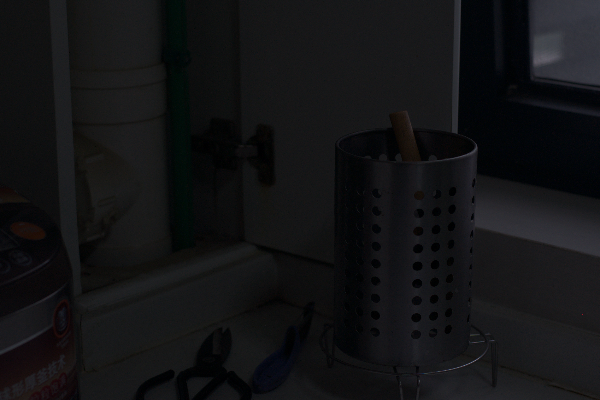
#> input picture images/111.png, 600 x 400 px
$ python gamma_corr.py --img_path images/111.png
#> lines starting #> are read from the running program, lines starting #| are printed output that depends on the picture
import cv2
import numpy as np
import os
import argparse
import sys

def gamma_correct(img_path, gamma=0.6):
    """
    inputs -
        img_path - path to source image
        gamma - factor for gamma transform
    outputs -
        img - gamma_corrected image
    """
#> called with img_path = 'images/111.png', gamma = 0.6
    img = cv2.imread(img_path)
#> img is the input picture: shape (400, 600, 3); mean B, G, R 20.7, 19.2, 18.9
    img_hsv = cv2.cvtColor(img, cv2.COLOR_BGR2HSV)
#> img_hsv: shape (400, 600, 3); mean H, S, V 95.5, 61.4, 21.6
    values = img_hsv[:,:,2]

    K=np.power(255, gamma)
    # pixel_i = pixel_i^gamma, normalized by the value of the highest pixel
    values = np.power(values, gamma)/K
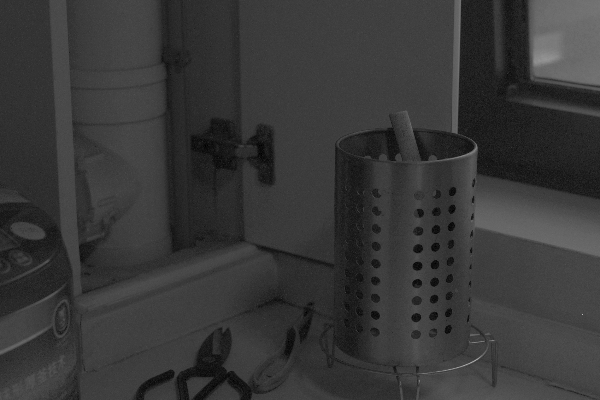
#> values: shape (400, 600) float64; min 0, max 0.736, mean 0.22
    # normalize for display
    values = values*255
    img_hsv[:,:,2]=values
#> img_hsv: shape (400, 600, 3); mean H, S, V 95.5, 61.4, 55.7
    img = cv2.cvtColor(img_hsv, cv2.COLOR_HSV2BGR)
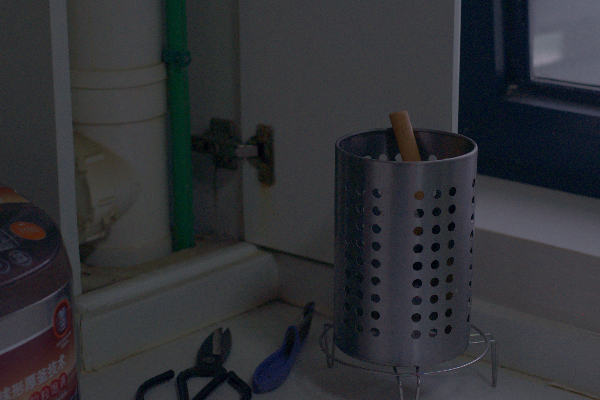
#> img: shape (400, 600, 3); mean B, G, R 52.9, 48.9, 47.4

    return img

if __name__=="__main__":
    parser = argparse.ArgumentParser(description='Vanilla Gamma Transform')
    parser.add_argument('--img_path',type = str,default='./img1.png',help='Path to low light image to be enhanced')
    parser.add_argument('--save_img',type = str,default='./enhanced_img1.png',help='Save enhanced image as')
    parser.add_argument('--gamma',type = float,default= 0.6,help='Gamma to use for gamma correction')
    args = parser.parse_args()
    enhanced_img = gamma_correct(args.img_path, args.gamma)
    cv2.imwrite(args.save_img, enhanced_img)
